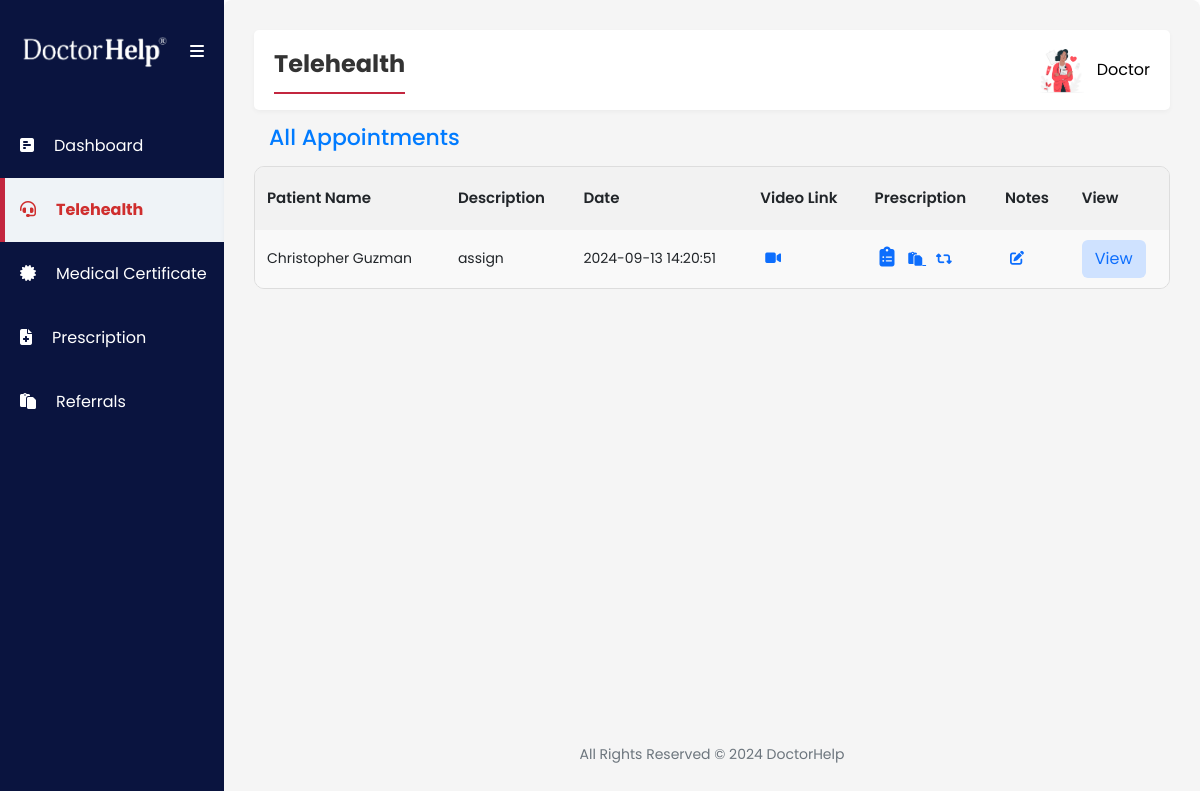
The app's page /doctor/telehealth.php (signed in) with its own data.
### tables this page shows
CREATE TABLE `doctor` (
  `id` int(11) NOT NULL,
  `email` varchar(255) NOT NULL,
  `username` varchar(50) NOT NULL,
  `doctor_name` text NOT NULL,
  `password` varchar(50) NOT NULL,
  `hpassword` varchar(255) NOT NULL,
  `profile_picture` varchar(255) NOT NULL DEFAULT 'default.png',
  `signature` varchar(255) NOT NULL DEFAULT 'signature.png',
  `aphra` varchar(100) DEFAULT NULL
);

CREATE TABLE `appointments` (
  `id` int(11) NOT NULL,
  `patient_id` int(11) DEFAULT NULL,
  `doctor_id` int(11) DEFAULT NULL,
  `description` text NOT NULL,
  `status` enum('pending','approved','assigned','disapproved') DEFAULT 'pending',
  `video_link` varchar(255) DEFAULT NULL,
  `prescription` text DEFAULT NULL,
  `request_date_time` timestamp NOT NULL DEFAULT current_timestamp() ON UPDATE current_timestamp(),
  `created_date` datetime NOT NULL DEFAULT current_timestamp(),
  `signature` varchar(255) NOT NULL,
  `medicare_number` varchar(255) NOT NULL DEFAULT 'Not provided',
  `medicare_expiration_date` varchar(255) NOT NULL,
  `payment` text NOT NULL,
  `title` text NOT NULL,
  `name` text NOT NULL,
  `gender` text NOT NULL,
  `email` text NOT NULL,
  `phone` text NOT NULL,
  `dob` text NOT NULL,
  `address` text NOT NULL,
  `card_number` int(11) NOT NULL,
  `security_code` int(11) NOT NULL,
  `expiration_date` text NOT NULL,
  `country` text NOT NULL,
  `appointment_type` text NOT NULL,
  `appointment_day` varchar(255) NOT NULL,
  `appointment_time` varchar(255) NOT NULL,
  `created_date_2` date DEFAULT NULL,
  `notes` text NOT NULL,
  `referral_comment` text NOT NULL,
  `addressee_fname` text NOT NULL,
  `addressee_address` text NOT NULL,
  `addressee_phone` text NOT NULL,
  `provider_number` text NOT NULL,
  `tests_required` text NOT NULL,
  `clinic_notes` text NOT NULL,
  `city_code` varchar(60) DEFAULT NULL,
  `postcode` varchar(20) DEFAULT NULL,
  `state_code` varchar(20) DEFAULT NULL,
  `area_timeZone` varchar(60) DEFAULT NULL
);

### doctor/telehealth.php (the view, shortened to what this page needs)
<?php
include '../include/config.php';
$username = $_SESSION['username'];
$query = "SELECT appointments.id,
                 patient.username AS patient_name,
                 appointments.name,
                 appointments.description,
                 appointments.request_date_time,
                 appointments.status,
                 appointments.created_date,
                 appointments.video_link,
                 appointments.prescription
          FROM appointments
          LEFT JOIN patient ON appointments.patient_id = patient.id
          WHERE appointments.doctor_id = (SELECT id FROM doctor WHERE username = ?)
          ORDER BY appointments.created_date DESC";
$stmt = $conn->prepare($query);
$stmt->bind_param("s", $username);
$stmt->execute();
$result = $stmt->get_result();
?>
<?php include("include/sidebar.php"); ?>
<div class="second-section">
    <section>
        <div class="navbar">
            <div class="page-title">
                <span>Telehealth</span>
            </div>
            <?php include("include/navbar.php"); ?>
        </div>
        <div class="table-responsive">
            <h2 class="page-header">All Appointments</h2>
            <table>
                <thead>
                    <tr>
                        <th>Patient Name</th>
                        <th class='hide-on-small'>Description</th>
                        <th class='hide-on-small'>Date</th>
                        <th class="hide-on-small">Video Link</th>
                        <th class="hide-on-small">Prescription</th>
                        <th>Notes</th>
                        <th class="hide-on-small">View</th>
                    </tr>
                </thead>
                <tbody>
                    <?php
                    while ($row = $result->fetch_assoc()) {
                        $id = htmlspecialchars($row['id']);
                        $patient_name = htmlspecialchars($row['name']);
                        $description = htmlspecialchars($row['description']);
                        $request_date_time = htmlspecialchars($row['request_date_time']);
                        $video_link = htmlspecialchars($row['video_link']);
                        echo "<tr>";
                        echo "<td>{$patient_name}</td>";
                        echo "<td class='hide-on-small'>{$description}</td>";
                        echo "<td class='hide-on-small'>{$request_date_time}</td>";
                        echo "<td class='hide-on-small'><a href='{$video_link}' target='_blank'><i class='fa-solid fa-video'></i></a></td>";
                        echo "<td class='hide-on-small'>";
                        echo "<a href='telehealth_prescription.php?id={$id}'><i class='fa-solid fa-clipboard-list add-detail'></i></a>
                         <a href='../frontend/referral_request_doc.php?id={$id}'><i class='fa-solid fa-paste'></i> </a>
                         <a href='../frontend/specialization.php?id={$id}'><i class='fa-solid fa-retweet'></i></a>
                        ";
                        echo "</td>";
                        echo "<td><a href='telehealth_notes.php?id={$id}'><i class='fa-solid fa-pen-to-square'></i></a></td>";
                        echo "<td class='hide-on-small'><a href='telehealth_view.php?id={$id}' class='btn text-primary bg-primary-subtle' style='color: white; text-decoration: none;'>View</a></td>";
                        echo "</tr>";
                    }
                    ?>
                </tbody>
            </table>
        </div>
    </section>
    <?php include("include/footer.php"); ?>
</div>
</body>
</html>

### doctor/include/navbar.php (shortened to what this page needs)
<?php
include '../include/config.php';
$username = $_SESSION['username'];
$sql_query = "SELECT * FROM doctor WHERE username='$username'";
$query_result = $conn->query($sql_query);
if ($query_result->num_rows > 0) {
    $user = $query_result->fetch_assoc();
} else {
    echo "User not found.";
    exit();
}
?>
<div class="navbar-title">
    <span onclick="toggleDropdown()">
        <img src="assets/img/<?php
        echo $user['profile_picture'];
        ?>" alt="Profile Picture" class="navbar-img">
        <button class="navbar-profile"> <?php
        echo $username;
        ?> </button>
    </span>
</div>

### doctor/assets/styles.css (style rules this page uses)
:root { --skyblue-bg: #eff3f7; --white-color: #fff; --blue-text-icon: linear-gradient( 270deg, #c3263f 0%, #c3263f 25%, #9c2941 75% ); --sidebar-color: #0a143f; --hover-blue-text-icon: #c3263f; --sidebar-hover: #e0e3ff; --card-header: #e0e3ff; --body-color: #212529; --sidebar-font: #ffffff; --footer-text: #6c757d; --date-time: #0099fb; --date-time-bg: #ccebfe; --mehron: #cf2e2e; --shadow: 0 2px 5px rgba(0, 0, 0, 0.04); }
* { box-sizing: border-box; margin: 0; padding: 0; }
body { font-family: Poppins, Helvetica, sans-serif; overflow-x: hidden; }
.navbar { background-color: var(--white-color); color: var(--body-color); display: flex; justify-content: space-between; align-items: center; padding: 15px 20px; gap: 20px; width: -webkit-fill-available; box-shadow: var(--shadow); border-radius: 5px; }
.page-title { border-bottom: 2px solid var(--hover-blue-text-icon); justify-content: start; padding-bottom: 10px; }
.navbar-title { font-size: 1.5rem; }
.navbar-title span { display: flex; align-items: center; column-gap: 10px; font-size: 20px; cursor: pointer; }
.navbar-title span .navbar-profile { border: none; background-color: transparent; font-size: 16px; text-transform: capitalize; }
.add-detail { font-size: 20px; }
table { width: 100%; border-collapse: separate; border-spacing: 0; border: 1px solid #ddd; border-radius: 10px; overflow: hidden; text-align: left; }
tbody a { padding: 0 5px; }
th { font-size: 15px; font-weight: 600; padding: 20px 12px; }
td { font-size: 14px; padding: 10px 12px; }
thead { background-color: #f2f2f2; border-bottom: 1px solid #ddd; }
tbody tr { border-top: 1px solid #ddd; }
tbody tr:nth-child(odd) { background-color: #f9f9f9; }
.navbar-img { width: 50px; }
::placeholder { color: #777777; text-transform: capitalize; }
.second-section { padding: 30px; width: 100%; background-color: #f5f5f5; border-radius: 8px; box-shadow: var(--shadow); display: flex; flex-direction: column; justify-content: space-between; }
.page-title span { font-size: 24px; font-weight: bold; color: #333; }
h2.page-header { margin: 15px; font-size: 22px; color: #007bff; }

### records on screen
doctor: profile_picture (picture)
appointments: name "Christopher Guzman", description "assign", request_date_time "2024-09-13 14:20:51"

### other values on screen
$username "Doctor"
